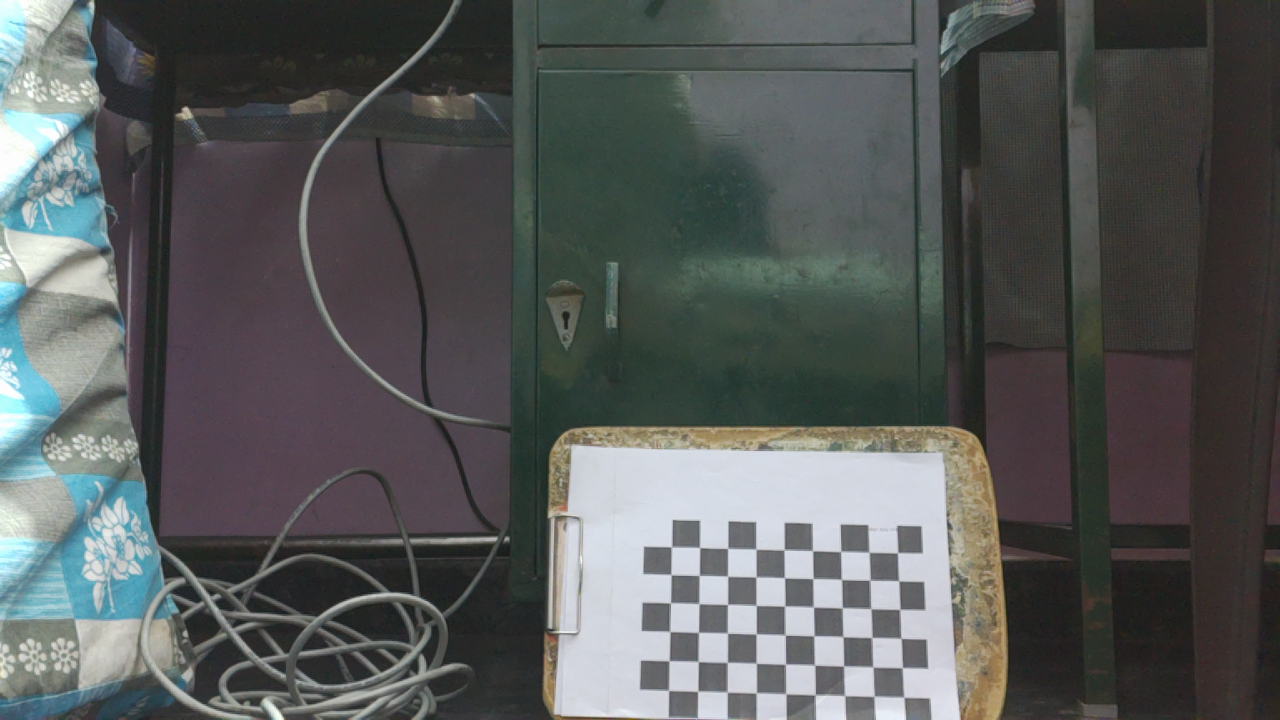
#> input picture dist_bw_two_pairs_of_aruco/learning/calibration/images_rpi/image_002.png, 1280 x 720 px, found by its file name; its folder holds only this picture in this run
$ python calibration.py
#> lines starting #> are read from the running program, lines starting #| are printed output that depends on the picture
import cv2 as cv # imporing required modules
import os
import numpy as np

# Chess/checker board size, dimensions
CHESS_BOARD_DIM = (9, 6) # the dimension of chessboard(there should be exact dimension where we caliberate and we capture)

# The size of squares in the checker board design.
SQUARE_SIZE = 22  # millimeters (change it according to printed size)

# termination criteria
criteria = (cv.TERM_CRITERIA_EPS + cv.TERM_CRITERIA_MAX_ITER, 30, 0.001)

calib_data_path = "../calib_data_rpi"
CHECK_DIR = os.path.isdir(calib_data_path)

# saving the image / camera calibration data

if not CHECK_DIR: # checks whether the Dir is presented
    os.makedirs(calib_data_path)
    print(f'"{calib_data_path}" Directory is created')

else:
    print(f'"{calib_data_path}" Directory already Exists.')

# prepare object points, i.e. (0,0,0), (1,0,0), (2,0,0) ....,(6,5,0)
# will be np.zeros(9 * 6, 3) and converted to float will return 0s of 54 rows and 3 columns
obj_3D = np.zeros((CHESS_BOARD_DIM[0] * CHESS_BOARD_DIM[1], 3), np.float32)

obj_3D[:, :2] = np.mgrid[0 : CHESS_BOARD_DIM[0], 0 : CHESS_BOARD_DIM[1]].T.reshape(
    -1, 2
)
obj_3D *= SQUARE_SIZE
print(obj_3D) # returns the value of the matrix

# Arrays to store object points and image points from all the given images.
obj_points_3D = []  # 3d point in real world space
img_points_2D = []  # 2d points in image plane

# The images directory path
image_dir_path = "/home/omac/gap_measurement_through_aruco/dist_bw_two_pairs_of_aruco/learning/calibration/images_rpi"

files = os.listdir(image_dir_path)  # list of names of all the files present
for file in files:
    print(file) # displays the file names in the folder
    imagePath = os.path.join(image_dir_path, file)
    # print(imagePath)

    image = cv.imread(imagePath) # reads the image
#> image is the input picture: shape (720, 1280, 3); mean B, G, R 89, 89.7, 86.8
    grayScale = cv.cvtColor(image, cv.COLOR_BGR2GRAY) # converting to grayscale
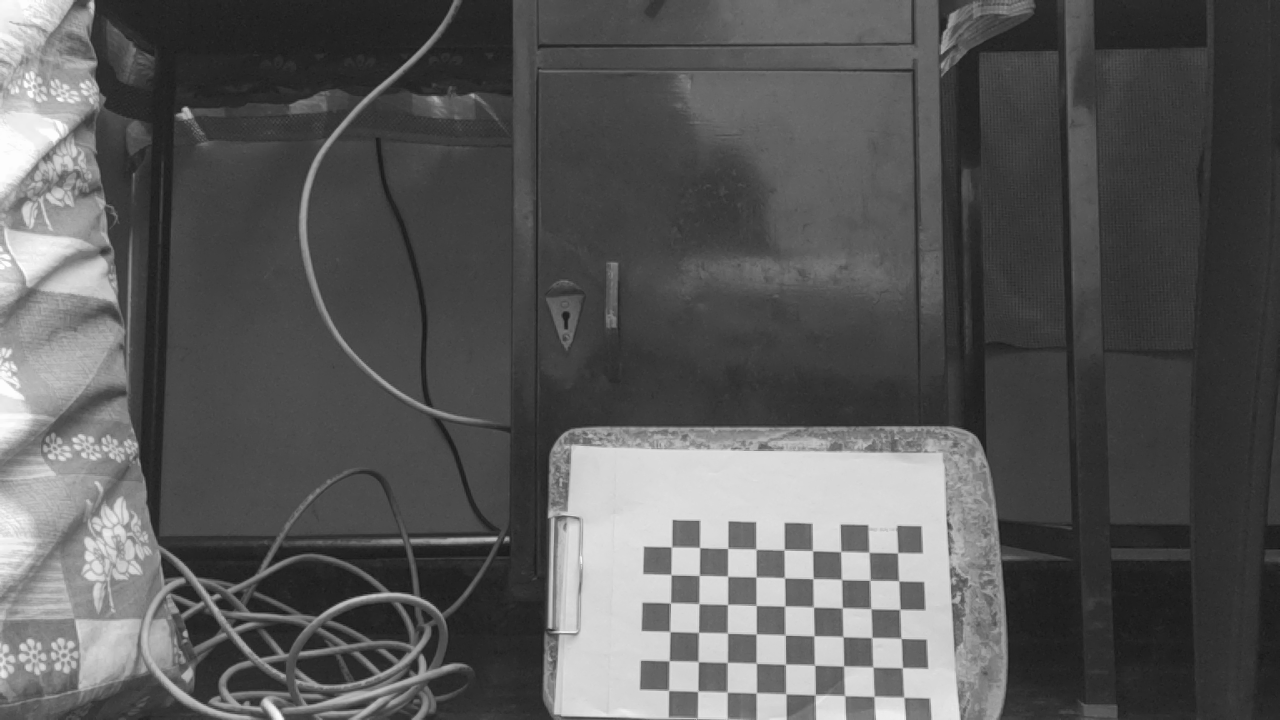
#> grayScale: shape (720, 1280); min 19, max 255, mean 88.7
    ret, corners = cv.findChessboardCorners(image, CHESS_BOARD_DIM, None) # detects the chess board corners
#> ret = True; corners = 54 rows, first 8: [903.9, 697.3], [874, 696.4], [844.8, 695.8], [815.3, 694.7], [786, 694], [756.3, 692.8], [727.3, 692.2], [697.9, 691.1]
    if ret == True:
        obj_points_3D.append(obj_3D)
        corners2 = cv.cornerSubPix(grayScale, corners, (3, 3), (-1, -1), criteria)
#> corners2 = 54 rows, first 8: [903.8, 697.3], [873.9, 696.4], [844.6, 695.6], [815.3, 694.7], [785.9, 693.9], [756.3, 692.8], [727.2, 692.1], [697.7, 691.2]
        img_points_2D.append(corners2)

        img = cv.drawChessboardCorners(image, CHESS_BOARD_DIM, corners2, ret)

cv.destroyAllWindows()
# h, w = image.shape[:2]
ret, mtx, dist, rvecs, tvecs = cv.calibrateCamera(
    obj_points_3D, img_points_2D, grayScale.shape[::-1], None, None
) # caliberation part
#> ret = 0.161; mtx = [[926.5, 0, 607], [0, 896.2, 326.9], [0, 0, 1]]; dist = [[0.0218, 0.172, -0.0204, -0.00517, -0.316]]; rvecs = ([-0.00624, -0.397, -3.08],); tvecs = ([222.9, 290.5, 687.6],)
print("calibrated")

print("dumping the data into one files using numpy ")
np.savez(
    f"{calib_data_path}/MultiMatrix",
    camMatrix=mtx,
    distCoef=dist,
    rVector=rvecs,
    tVector=tvecs,
) # creating a file and storing all the datas to the file named MultiMatrix

print("-------------------------------------------")

print("loading data stored using numpy savez function\n \n \n")

data = np.load(f"{calib_data_path}/MultiMatrix.npz")

camMatrix = data["camMatrix"]
distCof = data["distCoef"]
rVector = data["rVector"]
tVector = data["tVector"]

print("loaded calibration data successfully")

$ run again, on dist_bw_two_pairs_of_aruco/learning/calibration/images_rpi/image_006.png
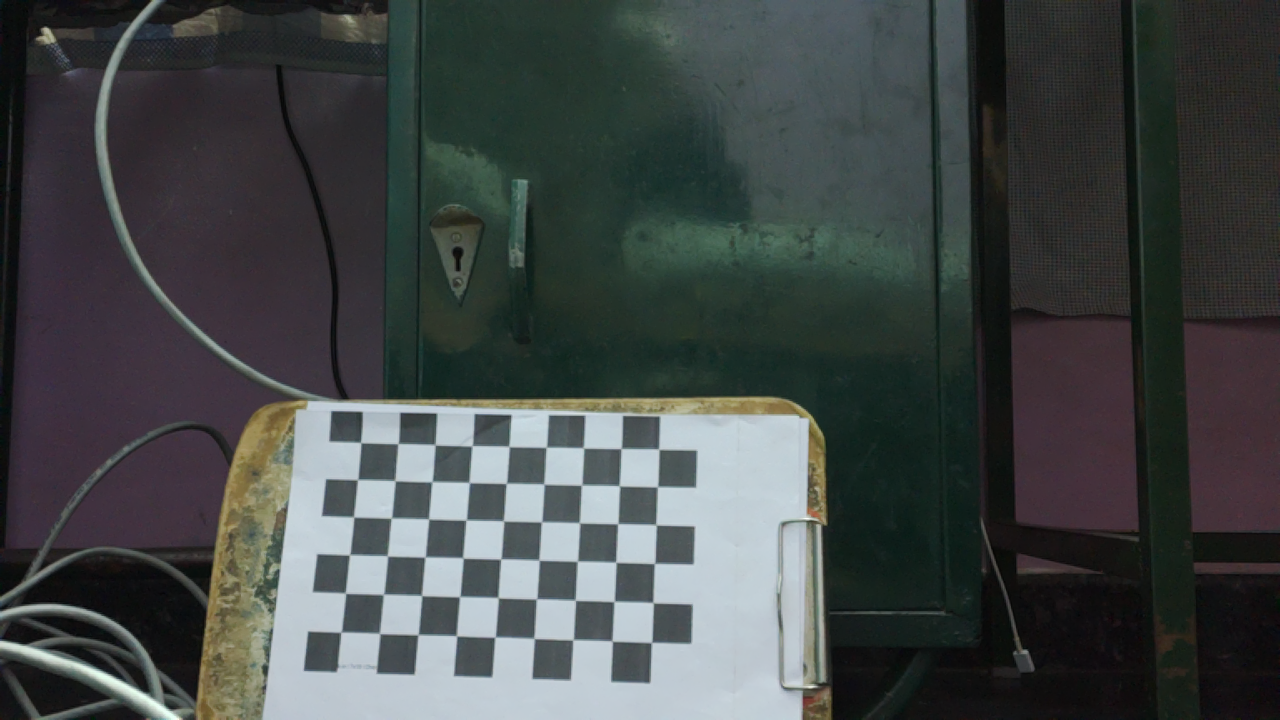
#> input picture dist_bw_two_pairs_of_aruco/learning/calibration/images_rpi/image_006.png, 1280 x 720 px, found by its file name
#> image is the input picture: shape (720, 1280, 3); mean B, G, R 70.9, 71.5, 66.6
#> `grayScale = cv.cvtColor(image, cv.COLOR_BGR2GRAY)`:
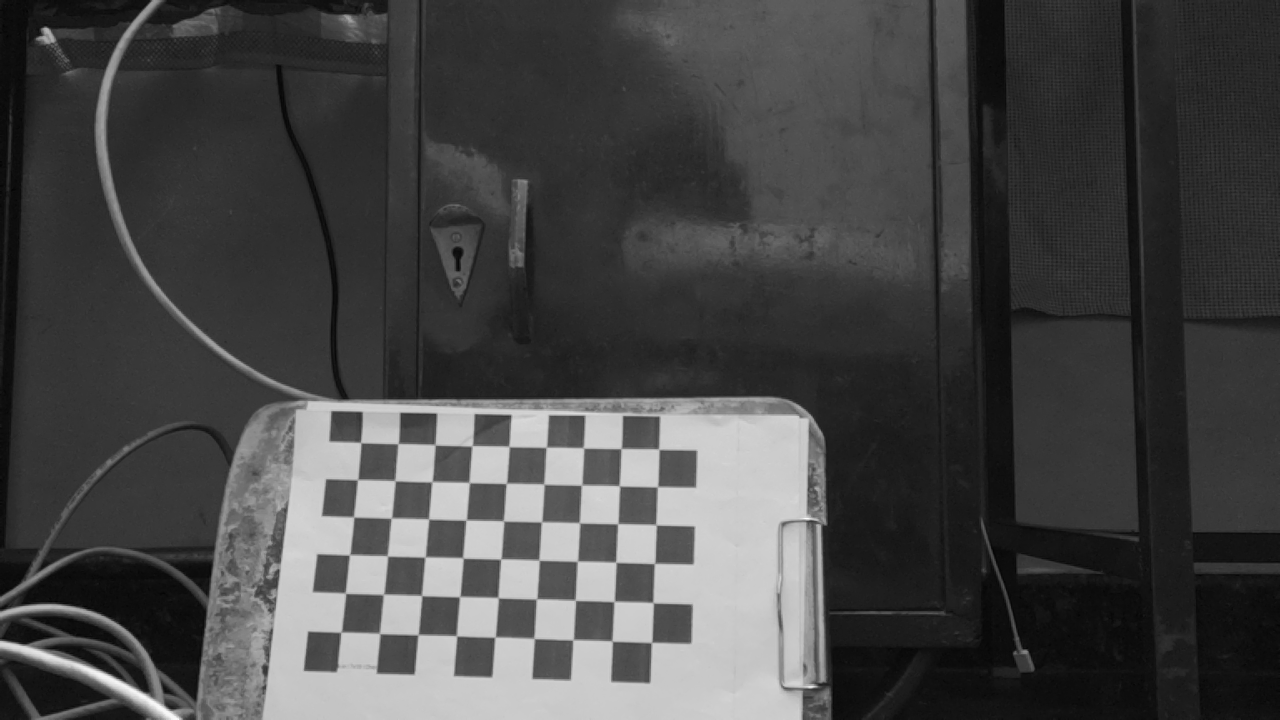
#> grayScale: shape (720, 1280); min 3, max 252, mean 69.9
#> `ret, corners = cv.findChessboardCorners(image, CHESS_BOARD_DIM, None)`: ret = True; corners = 54 rows, first 8: [360.7, 442.6], [397.7, 443.8], [435, 444.8], [471.6, 446], [508.9, 446.5], [546, 447.4], [583.1, 447.7], [620.9, 448.7]
#> corners2 = 54 rows, first 8: [360.6, 442.5], [397.8, 443.7], [435, 444.7], [471.8, 446], [508.8, 446.4], [546.2, 447.3], [583.3, 447.8], [621, 448.6]
#> `ret, mtx, dist, rvecs, tvecs = cv.calibrateCamera( obj_points_3D, img_..`: ret = 0.217; mtx = [[1601, 0, 550.1], [0, 1671.1, 324.9], [0, 0, 1]]; dist = [[0.645, -4.52, -0.0737, -0.00737, 30.6]]; rvecs = ([-0.384, 0.131, 0.0356],); tvecs = ([-111.3, 67.91, 945.4],)
